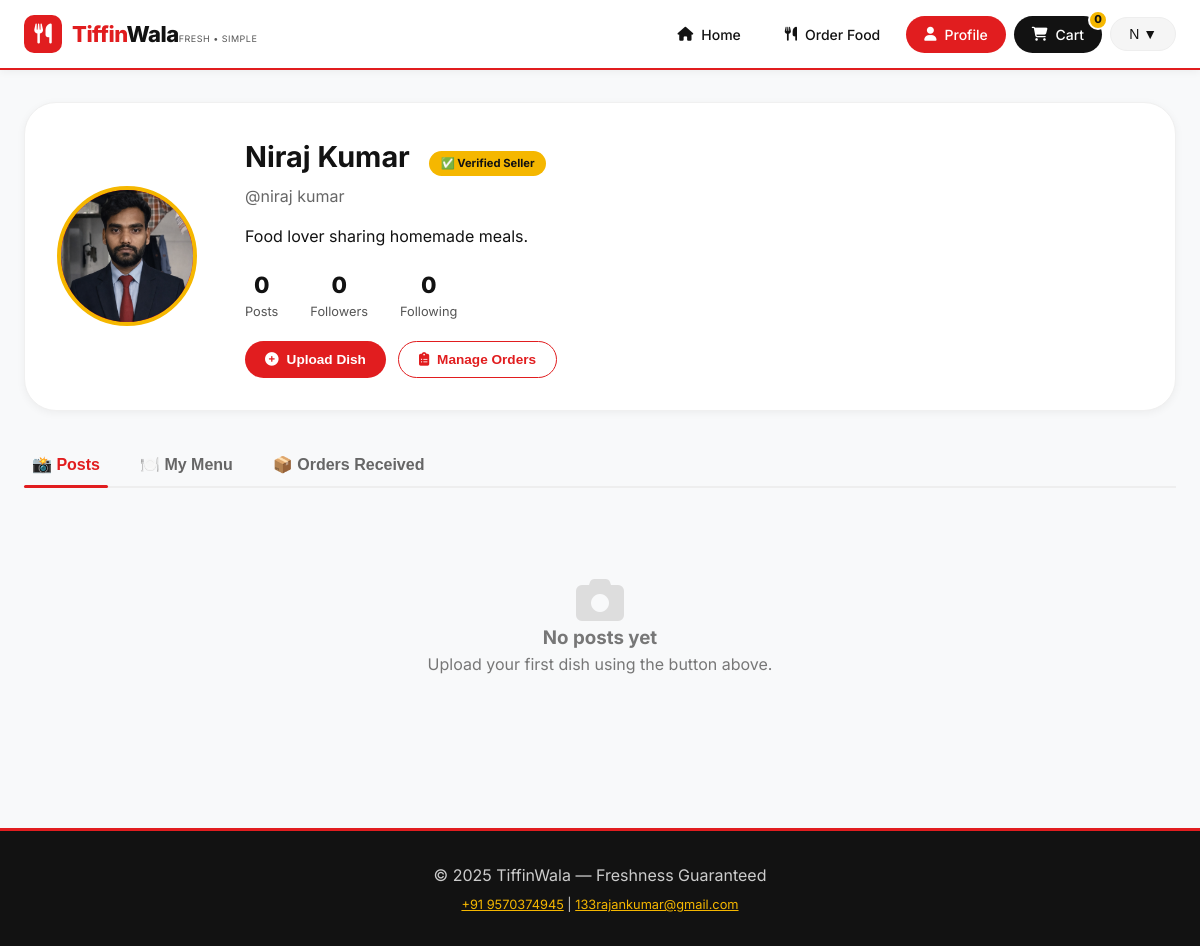
Screenshot of /profile (signed in) with the database file from the repository.
### models.py (models this page shows, shortened)
class User(UserMixin, db.Model):
    __tablename__ = 'users'
    id = db.Column(db.Integer, primary_key=True)
    username = db.Column(db.String(80), unique=True, nullable=False)
    email = db.Column(db.String(120), unique=True, nullable=False)
    phone = db.Column(db.String(20))
    address = db.Column(db.Text)
    password_hash = db.Column(db.String(200), nullable=False)
    created_at = db.Column(db.DateTime, default=datetime.utcnow)
    updated_at = db.Column(db.DateTime, default=datetime.utcnow, onupdate=datetime.utcnow)
    is_active = db.Column(db.Boolean, default=True)
    bio = db.Column(db.Text)
    avatar_url = db.Column(db.String(500))
    location = db.Column(db.String(200))
    is_seller = db.Column(db.Boolean, default=False)
    seller_request = db.Column(db.String(20), default=None)  # 'pending', 'approved', 'rejected' (approved = is_seller=True)
    is_admin = db.Column(db.Boolean, default=False)          # <-- NEW FIELD for admin panel
    followers_count = db.Column(db.Integer, default=0)
    following_count = db.Column(db.Integer, default=0)
    posts_count = db.Column(db.Integer, default=0)
    orders = db.relationship('Order', backref='customer', lazy=True)
    cart = db.relationship('Cart', backref='user', uselist=False, lazy=True)
    reviews = db.relationship('Review', backref='author', lazy=True)
    subscriptions = db.relationship('Subscription', backref='subscriber', lazy=True)
    food_posts = db.relationship('FoodPost', back_populates='user', lazy=True, cascade='all, delete-orphan')
    sent_messages = db.relationship('Message',
                                   foreign_keys='Message.sender_id',
                                   back_populates='sender',
                                   lazy=True)
    received_messages = db.relationship('Message',
                                       foreign_keys='Message.receiver_id',
                                       back_populates='receiver',
                                       lazy=True)
    customer_orders = db.relationship('FoodOrder',
                                     foreign_keys='FoodOrder.customer_id',
                                     back_populates='customer',
                                     lazy=True)
    seller_orders = db.relationship('FoodOrder',
                                   foreign_keys='FoodOrder.seller_id',
                                   back_populates='seller',
                                   lazy=True)
    post_likes = db.relationship('PostLike',
                                back_populates='user',
                                lazy=True,
                                cascade='all, delete-orphan')
    post_comments = db.relationship('Comment',
                                   back_populates='user',
                                   lazy=True,
                                   cascade='all, delete-orphan')
    following_relationships = db.relationship('Follower',
                                             foreign_keys='Follower.follower_id',
                                             back_populates='follower',
                                             lazy='dynamic',
                                             cascade='all, delete-orphan')
    follower_relationships = db.relationship('Follower',
                                            foreign_keys='Follower.followed_id',
                                            back_populates='followed',
                                            lazy='dynamic',
                                            cascade='all, delete-orphan')
    notifications = db.relationship('Notification', backref='user', lazy=True)

### app.py (the view, shortened to what this page needs)
@app.route('/profile', methods=['GET', 'POST'])
@login_required
def profile():
    form = ProfileForm(obj=current_user)
    posts = FoodPost.query.filter_by(user_id=current_user.id).order_by(FoodPost.created_at.desc()).all()
    orders = Order.query.filter_by(user_id=current_user.id).order_by(Order.created_at.desc()).limit(5).all()
    subscriptions = Subscription.query.filter_by(user_id=current_user.id, is_active=True).all()
    posts_count = FoodPost.query.filter_by(user_id=current_user.id).count()
    followers_count = Follower.query.filter_by(followed_id=current_user.id).count()
    following_count = Follower.query.filter_by(follower_id=current_user.id).count()
    seller_orders = []
    if current_user.is_seller:
        seller_orders = FoodOrder.query.filter_by(seller_id=current_user.id).order_by(FoodOrder.created_at.desc()).all()
    return render_template('profile.html', form=form, orders=orders, subscriptions=subscriptions,
                           posts=posts, posts_count=posts_count,
                           followers_count=followers_count, following_count=following_count,
                           seller_orders=seller_orders)

### app.py (called while the page is built)
@login_manager.user_loader
def load_user(user_id):
    return db.session.get(User, int(user_id))

@app.context_processor
def utility_processor():
    return dict(now=datetime.now)

### templates/profile.html (shortened to what this page needs)
<!DOCTYPE html>
<html lang="en">
<head>
    <link rel="stylesheet" href="https://cdnjs.cloudflare.com/ajax/libs/font-awesome/6.4.0/css/all.min.css">
</head>
<body>
<nav class="navbar">
    <div class="nav-container">
        <a href="{{ url_for('index') }}" class="logo">
            <div class="logo-icon"><i class="fas fa-utensils"></i></div>
            <div class="logo-text"><span class="brand"><span>Tiffin</span>Wala</span><span class="tagline">FRESH • SIMPLE</span></div>
        </a>
        <ul class="nav-menu" id="navMenu">
            <li><a href="{{ url_for('index') }}" class="nav-link"><i class="fas fa-home"></i> Home</a></li>
            <li><a href="{{ url_for('tiffins') }}" class="nav-link"><i class="fas fa-utensils"></i> Order Food</a></li>
            <li><a href="{{ url_for('profile') }}" class="nav-link active"><i class="fas fa-user"></i> Profile</a></li>
            <li><a href="{{ url_for('cart') }}" class="nav-link cart-nav-link"><i class="fas fa-shopping-cart"></i> Cart <span class="cart-count" id="cartCount">0</span></a></li>
            {% if current_user.is_authenticated %}
            <li><div class="dropdown">
                <button class="nav-link user-nav-link" onclick="toggleUserDropdown(event)">{{ current_user.username[0]|upper }} ▼</button>
            </div></li>
            {% else %}
            <li><a href="{{ url_for('login') }}" class="nav-link">Login</a></li>
            {% endif %}
        </ul>
    </div>
</nav>
<div class="profile-page">
    <div class="profile-header">
        <div class="avatar-large" onclick="document.getElementById('avatarInput').click()">
            {% if current_user.avatar_url %}<img src="{{ current_user.avatar_url }}" alt="avatar">{% else %}{{ current_user.username[0]|upper }}{% endif %}
        </div>
        <div class="profile-info">
            <div class="profile-name">
                {{ current_user.username }}
                {% if current_user.is_seller %}
                    <span class="seller-badge">✅ Verified Seller</span>
                {% elif current_user.seller_request == 'pending' %}
                    <span class="seller-badge status-pending">⏳ Request Pending</span>
                {% elif current_user.seller_request == 'rejected' %}
                    <span class="seller-badge" style="background:#dc3545; color:white;">❌ Request Rejected</span>
                {% endif %}
            </div>
            <div class="profile-username">@{{ current_user.username.lower() }}</div>
            <div class="profile-bio">{{ current_user.bio or "Food lover sharing homemade meals." }}</div>
            <div class="profile-stats">
                <div class="stat"><span class="stat-number">{{ posts|length if posts else 0 }}</span><div class="stat-label">Posts</div></div>
                <div class="stat"><span class="stat-number">{{ followers|default(0) }}</span><div class="stat-label">Followers</div></div>
                <div class="stat"><span class="stat-number">{{ following|default(0) }}</span><div class="stat-label">Following</div></div>
            </div>
            <div class="profile-actions">
                <button class="btn btn-red" onclick="openUploadModal()"><i class="fas fa-plus-circle"></i> Upload Dish</button>
                {% if current_user.is_seller %}
                    <button class="btn btn-outline-red" onclick="openOrderManagementTab()"><i class="fas fa-clipboard-list"></i> Manage Orders</button>
                {% elif current_user.seller_request == 'pending' %}
                    <button class="btn btn-yellow" disabled><i class="fas fa-clock"></i> Request under review</button>
                {% elif current_user.seller_request == 'rejected' %}
                    <button class="btn btn-outline-red" onclick="requestSellerApproval()"><i class="fas fa-redo-alt"></i> Re-apply to sell</button>
                {% else %}
                    <button class="btn btn-yellow" onclick="requestSellerApproval()"><i class="fas fa-store"></i> Sell on TiffinWala (Apply)</button>
                {% endif %}
            </div>
        </div>
    </div>
    <div class="profile-tabs">
        <button class="tab-btn active" onclick="switchTab('posts')">📸 Posts</button>
        <button class="tab-btn" onclick="switchTab('menu')">🍽️ My Menu</button>
        <button class="tab-btn" onclick="switchTab('orders')">📦 Orders Received</button>
    </div>
    <div id="posts-tab" class="tab-pane">
        {% if posts and posts|length > 0 %}
        <div class="posts-grid">
            {% for post in posts %}
            <div class="post-card">
                <div class="post-media">
                    {% if post.media_type == 'video' %}
                        <video src="{{ post.media_url }}" muted loop onmouseover="this.play()" onmouseout="this.pause()"></video>
                    {% else %}
                        <img src="{{ post.media_url }}" alt="dish">
                    {% endif %}
                </div>
                <div class="post-info">
                    <div class="post-title">{{ post.caption|truncate(40) }}</div>
                    {% if post.price %}<div class="post-price">₹{{ "%.0f"|format(post.price) }}</div>{% endif %}
                    <div class="post-meta">
                        <span><i class="fas fa-heart" style="color:var(--red)"></i> {{ post.likes_count|default(0) }}</span>
                        <span><i class="fas fa-comment"></i> {{ post.comments_count|default(0) }}</span>
                        {% if post.is_available %}<span style="color:var(--yellow)">● Available</span>{% endif %}
                    </div>
                </div>
            </div>
            {% endfor %}
        </div>
        {% else %}
        <div class="empty-state"><i class="fas fa-camera" style="font-size:3rem; color:#ddd"></i><h3>No posts yet</h3><p>Upload your first dish using the button above.</p></div>
        {% endif %}
    </div>
</div>
<footer class="simple-footer">
    <div class="container">
        <p>&copy; 2025 TiffinWala — Freshness Guaranteed</p>
        <p style="font-size:0.8rem; margin-top:8px"><a href="tel:+919570374945" style="color:var(--yellow)">+91 9570374945</a> | <a href="mailto:133rajankumar@gmail.com" style="color:var(--yellow)">133rajankumar@gmail.com</a></p>
    </div>
</footer>
</body>
</html>

### templates/profile.html (style rules this page uses)
* { margin: 0; padding: 0; box-sizing: border-box; }
:root { --red: #E11D1F; --yellow: #F5B700; --white: #FFFFFF; --black: #121212; --light-yellow: #FFF5DF; --shadow: 0 2px 8px rgba(0, 0, 0, 0.05); --transition: all 0.2s ease; }
body { font-family: 'Inter', sans-serif; background: #F8F9FA; color: var(--black); line-height: 1.5; padding-top: 70px; }
.container { max-width: 1280px; margin: 0 auto; padding: 0 24px; }
.navbar { position: fixed; top: 0; left: 0; width: 100%; background: var(--white); border-bottom: 2px solid var(--red); z-index: 1000; height: 70px; display: flex; align-items: center; box-shadow: var(--shadow); }
.nav-container { display: flex; justify-content: space-between; align-items: center; width: 100%; max-width: 1400px; margin: 0 auto; padding: 0 24px; }
.logo { display: flex; align-items: center; gap: 10px; text-decoration: none; }
.logo-icon { background: var(--red); color: var(--white); width: 38px; height: 38px; border-radius: 10px; display: flex; align-items: center; justify-content: center; font-size: 20px; }
.logo-text .brand { font-size: 22px; font-weight: 800; color: var(--black); letter-spacing: -0.5px; }
.logo-text .brand span { color: var(--red); }
.logo-text .tagline { font-size: 9px; color: #555; letter-spacing: 0.5px; }
.nav-menu { display: flex; align-items: center; gap: 8px; list-style: none; }
.nav-link { display: flex; align-items: center; gap: 8px; padding: 8px 18px; font-weight: 500; font-size: 14px; border-radius: 40px; color: var(--black); background: transparent; transition: var(--transition); text-decoration: none; }
.nav-link.active { background: var(--red); color: var(--white); }
.cart-nav-link { background: var(--black); color: var(--white); position: relative; }
.cart-count { position: absolute; top: -6px; right: -6px; background: var(--yellow); color: var(--black); font-weight: 800; font-size: 11px; width: 20px; height: 20px; border-radius: 50%; display: flex; align-items: center; justify-content: center; border: 2px solid var(--white); }
.dropdown { position: relative; }
.user-nav-link { background: #f5f5f5; border: 1px solid #eee; }
.profile-page { max-width: 1280px; margin: 0 auto; padding: 32px 24px; }
.profile-header { display: flex; gap: 48px; align-items: center; background: var(--white); border-radius: 32px; padding: 32px; margin-bottom: 32px; box-shadow: var(--shadow); border: 1px solid #f0f0f0; }
.avatar-large { width: 140px; height: 140px; border-radius: 50%; background: var(--red); display: flex; align-items: center; justify-content: center; font-size: 3.5rem; font-weight: 700; color: var(--white); overflow: hidden; cursor: pointer; border: 4px solid var(--yellow); transition: 0.2s; }
.avatar-large img { width: 100%; height: 100%; object-fit: cover; }
.profile-info { flex: 1; }
.profile-name { font-size: 1.8rem; font-weight: 700; margin-bottom: 6px; }
.profile-username { color: #666; margin-bottom: 12px; }
.profile-bio { margin: 16px 0; max-width: 500px; }
.profile-stats { display: flex; gap: 32px; margin: 20px 0; }
.stat { text-align: center; }
.stat-number { font-size: 1.4rem; font-weight: 800; color: var(--black); }
.stat-label { font-size: 0.8rem; color: #555; }
.profile-actions { display: flex; gap: 12px; flex-wrap: wrap; }
.btn { padding: 10px 20px; border-radius: 40px; font-weight: 600; font-size: 0.85rem; border: none; cursor: pointer; display: inline-flex; align-items: center; gap: 8px; transition: 0.2s; }
.btn-red { background: var(--red); color: var(--white); }
.btn-outline-red { background: transparent; border: 1px solid var(--red); color: var(--red); }
.seller-badge { background: var(--yellow); color: var(--black); padding: 4px 12px; border-radius: 20px; font-size: 0.7rem; font-weight: 700; display: inline-block; margin-left: 12px; }
.profile-tabs { display: flex; gap: 24px; border-bottom: 2px solid #eee; margin-bottom: 28px; }
.tab-btn { background: none; border: none; padding: 12px 8px; font-size: 1rem; font-weight: 600; color: #666; cursor: pointer; transition: 0.2s; position: relative; }
.tab-btn.active { color: var(--red); }
.tab-btn.active::after { content: ''; position: absolute; bottom: -2px; left: 0; right: 0; height: 3px; background: var(--red); border-radius: 3px; }
.empty-state { text-align: center; padding: 60px 20px; color: #777; }
.simple-footer { background: var(--black); color: #ccc; padding: 32px 0; margin-top: 60px; border-top: 3px solid var(--red); text-align: center; }

### rows the page displays
User: username "N", avatar_url (picture), username "Niraj Kumar", username "niraj kumar", bio "Food lover sharing homemade meals."

### other values shown
{{ posts|length if posts else 0 }} "0"
{{ followers|default(0) }} "0"
{{ following|default(0) }} "0"
